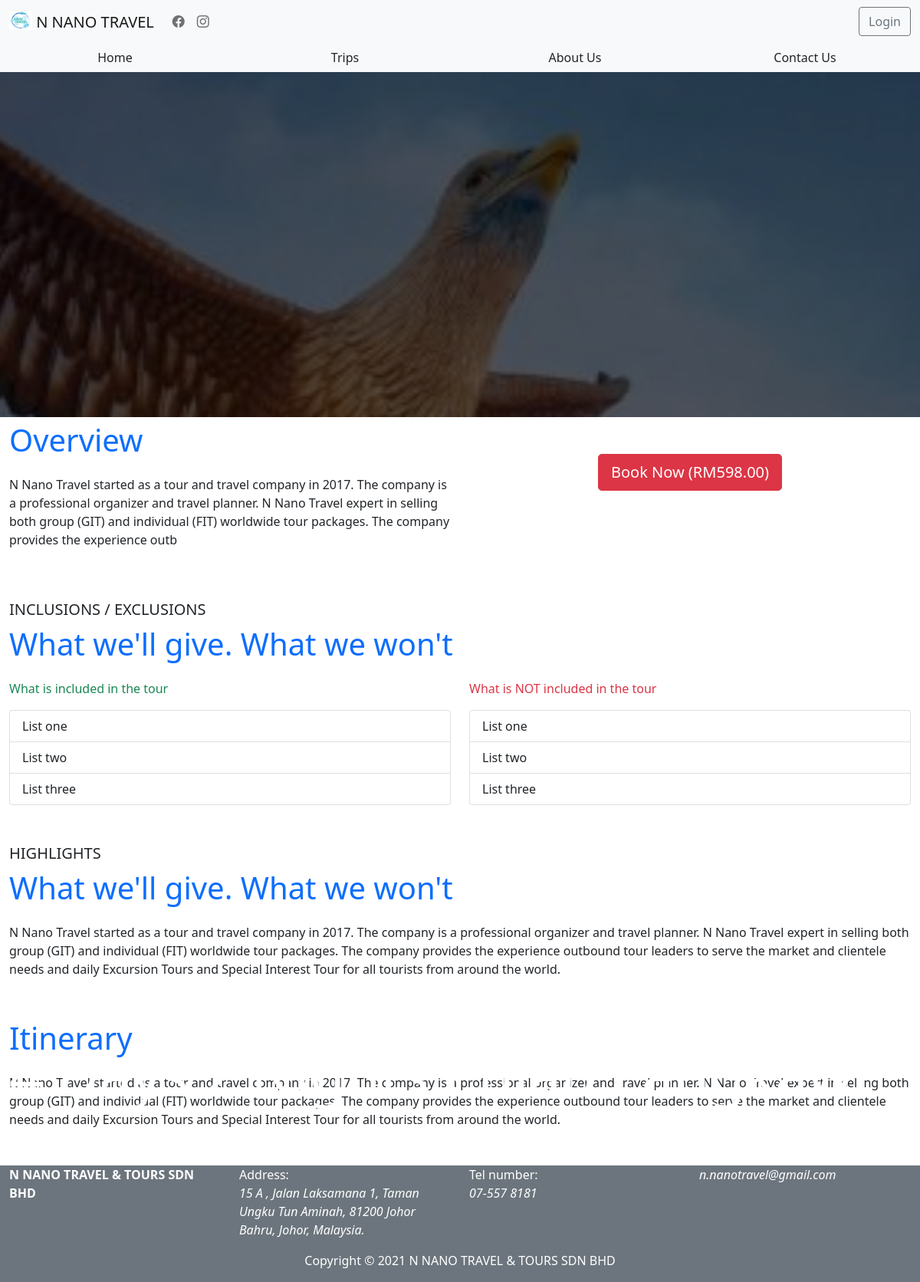
Page /views/tourDesc.php?locationID=3 on the committed database.
### tables this page shows
CREATE TABLE `tourpackage` (
  `id` int(11) NOT NULL,
  `pkgTitle` varchar(30) NOT NULL,
  `pkgOverview` varchar(255) NOT NULL,
  `pkgPrice` varchar(20) NOT NULL,
  `pkgChildPrice` varchar(20) NOT NULL,
  `pkgImageSrc` varchar(255) NOT NULL
);

### views/tourDesc.php (the view, shortened to what this page needs)
<?php
require_once('../functions/connectDB.php');
$id = $_GET['locationID'];
$sql = "SELECT * FROM tourpackage WHERE id = $id";
$result = mysqli_query($conn, $sql);
if(mysqli_num_rows($result) > 0){
    while($row = mysqli_fetch_assoc($result)){
?>
<!DOCTYPE html>
<html lang="en">
<head>
    <link href="https://cdn.jsdelivr.net/npm/bootstrap@5.0.1/dist/css/bootstrap.min.css" rel="stylesheet">
    <link rel="stylesheet" href="https://cdn.jsdelivr.net/npm/bootstrap-icons@1.5.0/font/bootstrap-icons.css">
</head>
<body>
    <?php
        include 'components/navBar.php'
    ?>
    <?php
        include 'components/navTabs.php'
    ?>
    <div class="container-fluid titleImage">
        <p class="titleText text-white">
            <?php echo $row['pkgTitle']; ?>
        </p>
    </div>
    <div class="container-fluid mb-5">
        <div class="row">
            <div class="col-md-6">
                <p class="text-primary sectionDesc">Overview</p>
                <p class="text-start">
                    <?php echo $row['pkgOverview']; ?>
                </p>
            </div>
            <div class="col-md-6 mt-5 text-center">
                <button class="btn btn-lg btn-danger" data-bs-toggle="modal" data-bs-target="#orderModal">
                    Book Now
                    (RM<?php echo $row['pkgPrice']; ?>)
                </button>
            </div>
        </div>
    </div>
    <div class="container-fluid mb-5">
        <p class="sectionTitle text-dark fw-lighter mb-0">INCLUSIONS / EXCLUSIONS</p>
        <p class="text-primary sectionDesc">What we'll give. What we won't</p>
        <div class="row">
            <div class="col-md-6">
                <p class="text-success">What is included in the tour</p>
                <div class="list-group">
                    <div class="list-group-item">
                        List one
                    </div>
                    <div class="list-group-item">
                        List two
                    </div>
                    <div class="list-group-item">
                        List three
                    </div>
                </div>
            </div>
            <div class="col-md-6">
                <p class="text-danger">What is NOT included in the tour</p>
                <div class="list-group">
                    <div class="list-group-item">
                        List one
                    </div>
                    <div class="list-group-item">
                        List two
                    </div>
                    <div class="list-group-item">
                        List three
                    </div>
                </div>
            </div>
        </div>
    </div>
    <div class="container-fluid mb-5">
        <p class="sectionTitle text-dark fw-lighter mb-0">HIGHLIGHTS</p>
        <p class="text-primary sectionDesc">What we'll give. What we won't</p>
        <p class="text-start">
            N Nano Travel started as a tour and travel company in 2017. The company is a professional organizer and travel planner. N Nano Travel expert in selling both group (GIT) and individual (FIT) worldwide tour packages. The company provides the experience outbound tour leaders to serve the market and clientele needs and daily Excursion Tours and Special Interest Tour for all tourists from around the world.
        </p>
    </div>
    <div class="container-fluid mb-5">
        <p class="text-primary sectionDesc">Itinerary</p>
        <p class="text-start">
            N Nano Travel started as a tour and travel company in 2017. The company is a professional organizer and travel planner. N Nano Travel expert in selling both group (GIT) and individual (FIT) worldwide tour packages. The company provides the experience outbound tour leaders to serve the market and clientele needs and daily Excursion Tours and Special Interest Tour for all tourists from around the world.
        </p>
    </div>
    <?php
        include 'components/footer.php'
    ?>
</body>
</html>
<?php
        }
    }else{
        echo "<h1 class='text-center'>Invalid Page</h1>";
    }
?>

### views/components/navBar.php (shortened to what this page needs)
<nav class="navbar navbar-light navbar-expand-md bg-light">
    <div class="container-fluid">
        <a class="navbar-brand h1 mr-0 mb-0" href="index.php">
            <img src="../assets/logo.png" alt="" width="30" height="24" class="d-inline-block align-text-top">
            N NANO TRAVEL
        </a>
        <div class="collapse navbar-collapse" id="navbarNavAltMarkup">
            <div class="navbar-nav  me-auto">
                <a class="nav-link" aria-current="page" href="https://www.facebook.com/n.nanotravel">
                    <i class="bi bi-facebook"></i>
                </a>
                <a class="nav-link" href="https://www.instagram.com/n.nanotravel/?utm_medium=copy_link">
                    <i class="bi bi-instagram"></i>
                </a>
            </div>
            <?php
                if(!empty($_SESSION['username'])){
            ?>
                    <p class="mb-0 mx-2">Welcome,<?php echo $_SESSION['username']; ?></p>
                    <a class="d-flex btn btn-outline-secondary btn-md" href="../functions/userController.php?logout">Logout</a>
            <?php
                }else{
            ?>
                    <a class="d-flex btn btn-outline-secondary btn-md" href="../views/login.php">Login</a>
            <?php
                }
            ?>
        </div>
    </div>
</nav>

### views/components/navTabs.php
<div class="container-fluid bg-light">
    <div class="row">
        <div class="col-md-3 text-center">
            <a href="index.php" class="btn btn-md shadow-none">Home</a>
        </div>
        <div class="col-md-3 text-center">
            <a href="#" class="btn btn-md shadow-none">Trips</a>
        </div>
        <div class="col-md-3 text-center">
            <a href="aboutUs.php" class="btn btn-md shadow-none">About Us</a>
        </div>
        <div class="col-md-3 text-center">
            <a href="contactUs.php" class="btn btn-md shadow-none">Contact Us</a>
        </div>
    </div>
</div>

### views/components/footer.php
<div class="container-fluid bg-secondary mt-5 footer">
    <div class="row">
        <div class="col-md-3 text-white">
            <p class="fw-bold">N NANO TRAVEL & TOURS SDN BHD</p>
        </div>
        <div class="col-md-3 text-white">
            <p class="mb-0">Address: </p>
            <p class="fst-italic">15 A , Jalan Laksamana 1, Taman Ungku Tun Aminah, 81200 Johor Bahru, Johor, Malaysia.</p>
        </div>
        <div class="col-md-3 text-white">
            <p class="mb-0">Tel number: </p>
            <p class="fst-italic">07-557 8181</p>
        </div>
        <div class="col-md-3 text-white">
            <p class="fst-italic">n.nanotravel@gmail.com</p>
        </div>
        <div class="col-md-12 text-center text-white">
            <p class="fw-lighter">Copyright © 2021 N NANO TRAVEL & TOURS SDN BHD</p>
        </div>
    </div>
</div>

### rows in the picture
tourpackage: pkgTitle "4 Days 2 Nights Pulau Langkawi", pkgOverview "N Nano Travel started as a tour and travel company in 2017. The company is a professional organizer and travel planner. N Nano Travel expert in selling both group (GIT) and individual (FIT) worldwide tour packages. The company provides the experience outb", pkgPrice "598.00"
